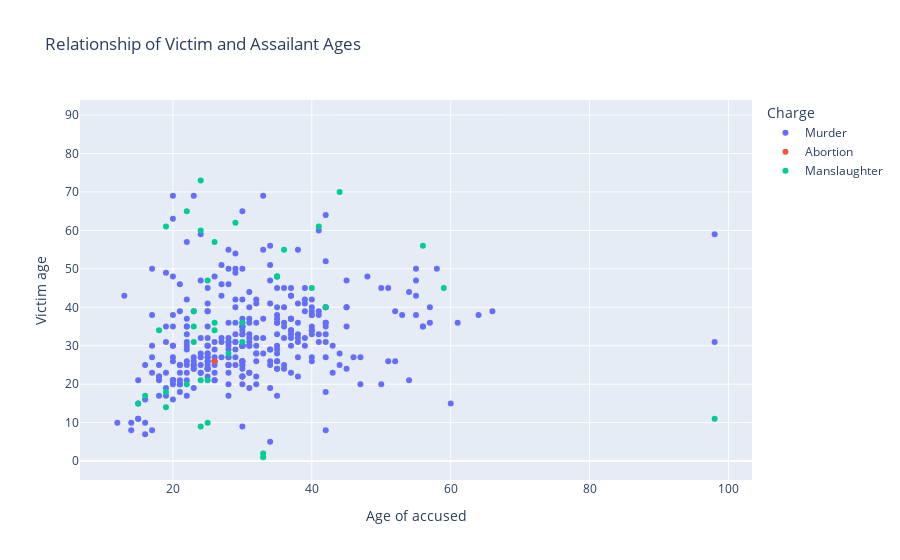

Notebook code for this chart:
### Code cell
fig = px.scatter(
    phl_crime,
    x="Age of accused",
    y="Victim age",
    color="Charge",  # Add
    title="Relationship of Victim and Assailant Ages",
)
fig.show()

### Figure 1 — Plotly figure (JSON) as saved in the notebook; plotly's stock layout.template omitted (floating-point values rounded to 4 significant figures; data arrays with more than 128 entries replaced by an {"elided": "..."} marker saying what was removed)
{"data": [{"hovertemplate": "Charge=Murder<br>Age of accused=%{x}<br>Victim age=%{y}<extra></extra>", "legendgroup": "Murder", "marker": {"color": "#636efa", "symbol": "circle"}, "mode": "markers", "name": "Murder", "orientation": "v", "showlegend": true, "type": "scatter", "x": {"elided": "548 int values"}, "xaxis": "x", "y": {"elided": "548 int values"}, "yaxis": "y"}, {"hovertemplate": "Charge=Abortion<br>Age of accused=%{x}<br>Victim age=%{y}<extra></extra>", "legendgroup": "Abortion", "marker": {"color": "#EF553B", "symbol": "circle"}, "mode": "markers", "name": "Abortion", "orientation": "v", "showlegend": true, "type": "scatter", "x": [47, null, null, null, null, null, null, null, null, null, null, null, null, null, null, null, null, null, null, null, null, null, null, null, 60, null, null, null, null, null, null, null, null, null, 53, null, 52, null, null, null, null, null, null, null, null, null, null, null, null, null, null, 26, null, null], "xaxis": "x", "y": [null, null, 38, null, null, null, null, null, null, null, null, null, 59, null, null, 59, null, null, null, null, null, 35, null, null, null, null, null, null, 20, null, null, null, 59, null, null, null, null, 23, null, null, null, 59, null, null, null, null, 18, null, null, null, null, 26, null, null], "yaxis": "y"}, {"hovertemplate": "Charge=Manslaughter<br>Age of accused=%{x}<br>Victim age=%{y}<extra></extra>", "legendgroup": "Manslaughter", "marker": {"color": "#00cc96", "symbol": "circle"}, "mode": "markers", "name": "Manslaughter", "orientation": "v", "showlegend": true, "type": "scatter", "x": [null, null, null, null, null, null, 15, 19, null, 19, null, 98, null, null, 35, 35, 23, 56, null, null, null, null, null, 22, null, 59, null, null, null, 33, 26, null, 42, null, null, 26, null, null, 23, null, null, 23, 18, 16, null, null, null, 24, null, 19, null, 29, null, null, 93, 19, 24, null, null, 25, null, null, 30, null, null, 30, null, null, null, null, 41, 25, null, null, null, null, 26, null, 29, 34, 19, null, null, null, null, null, 24, 25, 22, null, null, null, null, null, null, null, null, null, 18, null, null, 36, 24, null, 28, 44, null, null, 33, null, null, 40], "xaxis": "x", "y": [null, 49, 19, null, null, 17, 15, 18, null, 61, 29, 11, 35, 10, 48, 48, 35, 56, null, 2, null, null, null, 65, 53, 45, 48, null, null, 1, 36, null, 40, null, null, 34, null, null, 39, 5, null, 31, null, 17, 28, null, null, 73, null, null, null, null, 10, null, null, null, 21, null, null, 47, 8, 67, 36, null, null, 31, 23, null, 9, 70, 61, 10, 48, null, 22, 30, 57, null, 62, null, 14, 59, null, 9, 42, null, 60, 21, 20, 4, null, 9, null, null, null, null, null, 46, 34, 59, null, 55, 9, 81, 28, 70, 28, 21, 2, null, 34, 45], "yaxis": "y"}], "layout": {"legend": {"title": {"text": "Charge"}, "tracegroupgap": 0}, "title": {"text": "Relationship of Victim and Assailant Ages"}, "xaxis": {"anchor": "y", "domain": [0, 1], "title": {"text": "Age of accused"}}, "yaxis": {"anchor": "x", "domain": [0, 1], "title": {"text": "Victim age"}}}}
